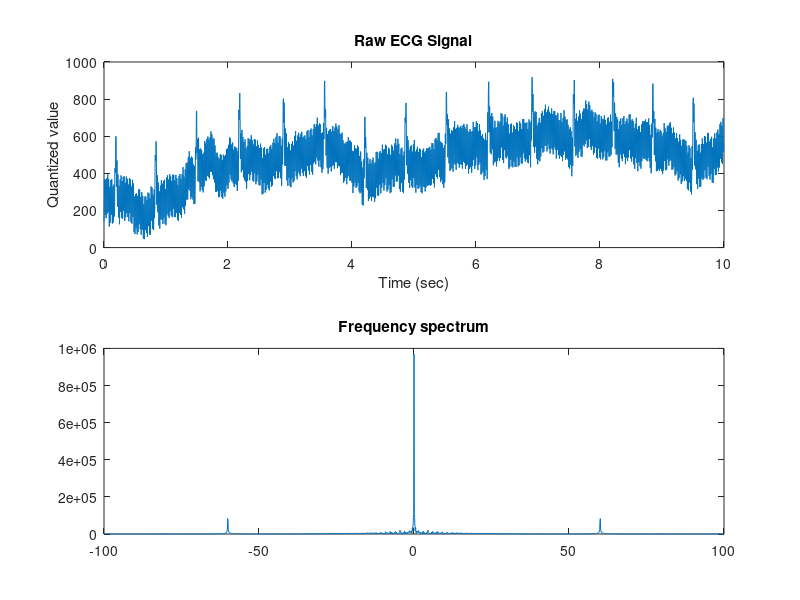
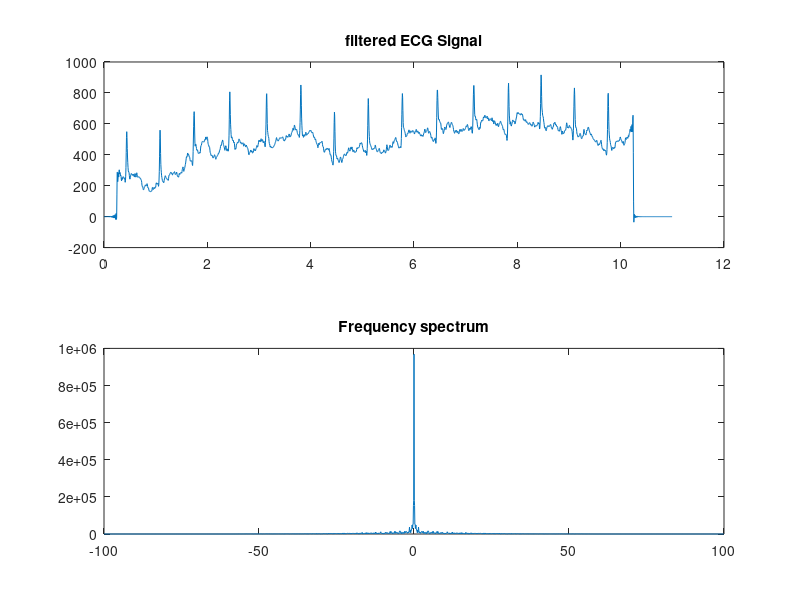
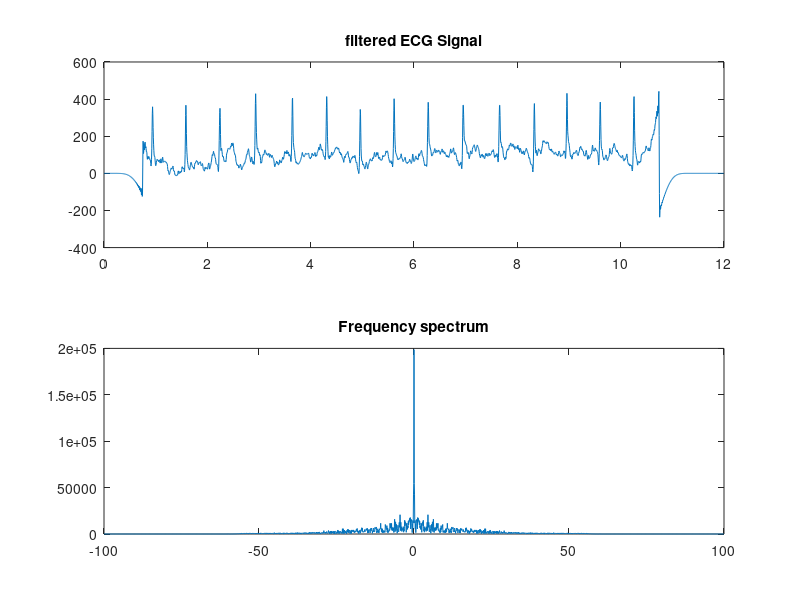

Write the MATLAB code that produced these figures, in order.
close all; clear; clc;
%% Load ECG data
% This raw ECG did not go through the analog notch filter
data = load('ECG_signal.mat');
ECG = data.ECG;
fs = data.fs;
Npoint = length(ECG);

% calculate t_axis and f_axis
dt = 1 / fs;  % time resolution
t_axis = (0 : dt : 1/fs*(Npoint - 1));
df = fs / Npoint;  % frequency resolution
f_axis = (0:1:(Npoint-1))*df - fs/2;  % frequency axis (shifted)

% plot signal and its frequency spectrum
figure();
subplot(2,1,1);
plot(t_axis, ECG);
xlabel('Time (sec)');
ylabel('Quantized value');
title("Raw ECG Signal");
subplot(2,1,2);
plot(f_axis, abs(fftshift(fft(ECG))));
title('Frequency spectrum');

%% (1) Design a digital filter to remove the 60Hz power noise
% filter design
% https://www.mathworks.com/help/signal/filter-design.html
% Hint: you may use moving average filter or fir1() or anything else
% In the report, please describe how you design this filter
% filtering
B1 = fir1(100, 56/fs*2, 'low');
% fvtool(B1);
% ECG_1 = filter(B1, 1, ECG);
ECG_1 = filter(B1, 1, [ECG zeros(1,200)]);

% Plot the filtered signal and its frequency spectrum
Npoint_1 = length(ECG_1);
dt_1 = 1 / fs;
t_axis_1 = (0 : dt_1 : 1/fs*(Npoint_1 - 1));
df_1 = fs / Npoint_1;
f_axis_1 = (0:1:(Npoint_1-1))*df_1 - fs/2;

figure();
subplot(2,1,1);
plot(t_axis_1, ECG_1);
title("filtered ECG Signal");
subplot(2,1,2);
plot(f_axis_1, abs(fftshift(fft(ECG_1))));
title('Frequency spectrum');

%% (2) Design a digital filter to remove baseline wander noise
% filter design or somehow remove the baseline wander noise
% Hint: you may use high-pass filters or (original signal - low passed signal)
B2 = fir1(200, 1/fs*2, 'high');
% fvtool(B2);
% ECG_2 = filter(B2, 1, ECG_1);
ECG_2 = filter(B2, 1, [ECG_1 zeros(1,200)]);

% plot the filtered signal
Npoint_2 = length(ECG_2);
dt_2 = 1 / fs;
t_axis_2 = (0 : dt_2 : 1/fs*(Npoint_2 - 1));
df_2 = fs / Npoint_2;
f_axis_2 = (0:1:(Npoint_2-1))*df_2 - fs/2;

figure();
subplot(2,1,1);
plot(t_axis_2, ECG_2);
title("filtered ECG Signal");
subplot(2,1,2);
plot(f_axis_2, abs(fftshift(fft(ECG_2))));
title('Frequency spectrum');

%% (3) Utilizing the ADC dynamic range in 8-bit
% the code should be written in Arduino
